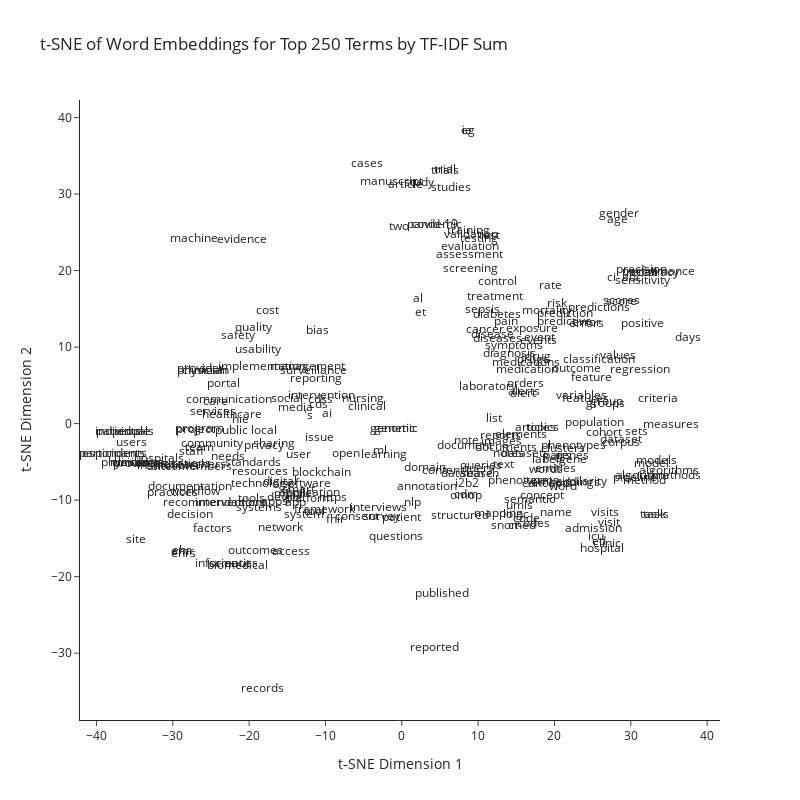

Notebook cell for this chart:
### Markdown cell above
# Word Embeddings

### Code cell
fig_data = COORDS.nlargest(250, 'tfidf_sum')

fig = go.Figure(data=go.Scatter(
    x=fig_data['x'],
    y=fig_data['y'],
    mode='text',
    text=fig_data['term'],
))

fig.update_layout(
    width=800,
    height=800,
    template="simple_white",
    title="t-SNE of Word Embeddings for Top 250 Terms by TF-IDF Sum",
    xaxis_title="t-SNE Dimension 1",
    yaxis_title="t-SNE Dimension 2"
)

fig.show()
fig.write_image("embedding_tsne.png")

### Figure 1 — Plotly figure (JSON) as saved in the notebook; plotly's stock layout.template omitted (floating-point values rounded to 4 significant figures; data arrays with more than 128 entries replaced by an {"elided": "..."} marker saying what was removed)
{"data": [{"mode": "text", "text": {"elided": "250 str values"}, "type": "scatter", "x": {"elided": "250 float values"}, "y": {"elided": "250 float values"}}], "layout": {"height": 800, "title": {"text": "t-SNE of Word Embeddings for Top 250 Terms by TF-IDF Sum"}, "width": 800, "xaxis": {"title": {"text": "t-SNE Dimension 1"}}, "yaxis": {"title": {"text": "t-SNE Dimension 2"}}}}
